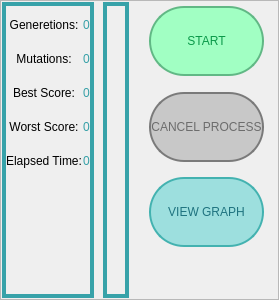
           <widget class="QFrame" name="inferior_info_frame">
            <property name="minimumSize">
             <size>
              <width>0</width>
              <height>50</height>
             </size>
            </property>
            <property name="maximumSize">
             <size>
              <width>16777215</width>
              <height>300</height>
             </size>
            </property>
            <property name="styleSheet">
             <string notr="true">image:none;</string>
            </property>
            <property name="frameShape">
             <enum>QFrame::StyledPanel</enum>
            </property>
            <property name="frameShadow">
             <enum>QFrame::Raised</enum>
            </property>
            <layout class="QHBoxLayout" name="horizontalLayout_5">
             <property name="spacing">
              <number>5</number>
             </property>
             <property name="leftMargin">
              <number>0</number>
             </property>
             <property name="topMargin">
              <number>0</number>
             </property>
             <property name="rightMargin">
              <number>0</number>
             </property>
             <property name="bottomMargin">
              <number>0</number>
             </property>
             <item>
              <widget class="QFrame" name="left_inferior_frame_lif">
               <property name="minimumSize">
                <size>
                 <width>50</width>
                 <height>50</height>
                </size>
               </property>
               <property name="maximumSize">
                <size>
                 <width>16777215</width>
                 <height>16777215</height>
                </size>
               </property>
               <property name="styleSheet">
                <string notr="true">background-color: rgba(255, 255,255,0);
</string>
               </property>
               <property name="frameShape">
                <enum>QFrame::StyledPanel</enum>
               </property>
               <property name="frameShadow">
                <enum>QFrame::Raised</enum>
               </property>
               <layout class="QHBoxLayout" name="horizontalLayout_8">
                <property name="spacing">
                 <number>9</number>
                </property>
                <property name="leftMargin">
                 <number>0</number>
                </property>
                <property name="topMargin">
                 <number>0</number>
                </property>
                <property name="rightMargin">
                 <number>0</number>
                </property>
                <property name="bottomMargin">
                 <number>0</number>
                </property>
                <item>
                 <widget class="QFrame" name="lif_container_lbl_frame">
                  <property name="maximumSize">
                   <size>
                    <width>200</width>
                    <height>16777215</height>
                   </size>
                  </property>
                  <property name="styleSheet">
                   <string notr="true">background-color: rgba(255, 255, 255,0);
border:none;</string>
                  </property>
                  <property name="frameShape">
                   <enum>QFrame::StyledPanel</enum>
                  </property>
                  <property name="frameShadow">
                   <enum>QFrame::Raised</enum>
                  </property>
                  <layout class="QHBoxLayout" name="horizontalLayout_9">
                   <property name="spacing">
                    <number>5</number>
                   </property>
                   <property name="leftMargin">
                    <number>0</number>
                   </property>
                   <property name="topMargin">
                    <number>0</number>
                   </property>
                   <property name="rightMargin">
                    <number>0</number>
                   </property>
                   <property name="bottomMargin">
                    <number>0</number>
                   </property>
                   <item>
                    <widget class="QFrame" name="lif_holder_lbl_container">
                     <property name="maximumSize">
                      <size>
                       <width>16777215</width>
                       <height>16777215</height>
                      </size>
                     </property>
                     <property name="styleSheet">
                      <string notr="true">background-color: rgba(255, 255, 255,0);
border:4px solid  rgb(55, 162, 169);</string>
                     </property>
                     <property name="frameShape">
                      <enum>QFrame::StyledPanel</enum>
                     </property>
                     <property name="frameShadow">
                      <enum>QFrame::Raised</enum>
                     </property>
                     <layout class="QGridLayout" name="gridLayout_2">
                      <property name="leftMargin">
                       <number>0</number>
                      </property>
                      <property name="topMargin">
                       <number>0</number>
                      </property>
                      <property name="rightMargin">
                       <number>0</number>
                      </property>
                      <property name="bottomMargin">
                       <number>110</number>
                      </property>
                      <property name="horizontalSpacing">
                       <number>1</number>
                      </property>
                      <property name="verticalSpacing">
                       <number>0</number>
                      </property>
                      <item row="1" column="0">
                       <widget class="QLabel" name="lbl_muts_name">
                        <property name="maximumSize">
                         <size>
                          <width>16777215</width>
                          <height>30</height>
                         </size>
                        </property>
                        <property name="styleSheet">
                         <string notr="true">color: rgb(0,0,0);
font: 12pt &quot;MS Shell Dlg 2&quot;;
border:none;
background-color: rgba(255, 255, 255, 0);</string>
                        </property>
                        <property name="text">
                         <string>Mutations:</string>
                        </property>
                        <property name="alignment">
                         <set>Qt::AlignCenter</set>
                        </property>
                       </widget>
                      </item>
                      <item row="0" column="0">
                       <widget class="QLabel" name="lbl_gens_name">
                        <property name="maximumSize">
                         <size>
                          <width>16777215</width>
                          <height>30</height>
                         </size>
                        </property>
                        <property name="styleSheet">
                         <string notr="true">color: rgb(0,0,0);
font: 12pt &quot;MS Shell Dlg 2&quot;;
background-color: rgba(255, 255, 255, 0);
border:none;</string>
                        </property>
                        <property name="text">
                         <string>Generetions:</string>
                        </property>
                        <property name="alignment">
                         <set>Qt::AlignCenter</set>
                        </property>
                       </widget>
                      </item>
                      <item row="4" column="0">
                       <widget class="QLabel" name="lbl_elapsed_time_name">
                        <property name="maximumSize">
                         <size>
                          <width>16777215</width>
                          <height>30</height>
                         </size>
                        </property>
                        <property name="styleSheet">
                         <string notr="true">font: 12pt &quot;MS Shell Dlg 2&quot;;
background-color: rgba(255, 255, 255, 0);
border:none;</string>
                        </property>
                        <property name="text">
                         <string>Elapsed Time:</string>
                        </property>
                        <property name="alignment">
                         <set>Qt::AlignCenter</set>
                        </property>
                       </widget>
                      </item>
                      <item row="3" column="1">
                       <widget class="QLabel" name="lbl_worst_score_value">
                        <property name="styleSheet">
                         <string notr="true">QLabel{
	color: rgb(54, 160, 167);
	font: 75 12pt &quot;MS Shell Dlg 2&quot;;
	border: none
}</string>
                        </property>
                        <property name="text">
                         <string>0</string>
                        </property>
                       </widget>
                      </item>
                      <item row="2" column="0">
                       <widget class="QLabel" name="lbl_best_score_name">
                        <property name="maximumSize">
                         <size>
                          <width>16777215</width>
                          <height>30</height>
                         </size>
                        </property>
                        <property name="styleSheet">
                         <string notr="true">border:none;
font: 12pt &quot;MS Shell Dlg 2&quot;;
background-color: rgba(255, 255, 255, 0);</string>
                        </property>
                        <property name="text">
                         <string>Best Score:</string>
                        </property>
                        <property name="alignment">
                         <set>Qt::AlignCenter</set>
                        </property>
                       </widget>
                      </item>
                      <item row="0" column="1">
                       <widget class="QLabel" name="lbl_gens_value">
                        <property name="styleSheet">
                         <string notr="true">QLabel{
	color: rgb(54, 160, 167);
	font: 75 12pt &quot;MS Shell Dlg 2&quot;;
	border: none
}</string>
                        </property>
                        <property name="text">
                         <string>0</string>
                        </property>
                       </widget>
                      </item>
                      <item row="4" column="1">
                       <widget class="QLabel" name="lbl_elapsed_time_value">
                        <property name="styleSheet">
                         <string notr="true">QLabel{
	color: rgb(54, 160, 167);
	font: 75 12pt &quot;MS Shell Dlg 2&quot;;
	border: none
}</string>
                        </property>
                        <property name="text">
                         <string>0</string>
                        </property>
                       </widget>
                      </item>
                      <item row="1" column="1">
                       <widget class="QLabel" name="lbl_muts_value">
                        <property name="styleSheet">
                         <string notr="true">QLabel{
	color: rgb(54, 160, 167);
	font: 75 12pt &quot;MS Shell Dlg 2&quot;;
	border: none
}</string>
                        </property>
                        <property name="text">
                         <string>0</string>
                        </property>
                       </widget>
                      </item>
                      <item row="3" column="0">
                       <widget class="QLabel" name="lbl_worst_score_name">
                        <property name="maximumSize">
                         <size>
                          <width>16777215</width>
                          <height>30</height>
                         </size>
                        </property>
                        <property name="styleSheet">
                         <string notr="true">border:none;
font: 12pt &quot;MS Shell Dlg 2&quot;;
background-color: rgba(255, 255, 255, 0);</string>
                        </property>
                        <property name="text">
                         <string>Worst Score:</string>
                        </property>
                        <property name="alignment">
                         <set>Qt::AlignCenter</set>
                        </property>
                       </widget>
                      </item>
                      <item row="2" column="1">
                       <widget class="QLabel" name="lbl_best_score_value">
                        <property name="styleSheet">
                         <string notr="true">QLabel{
	color: rgb(54, 160, 167);
	font: 75 12pt &quot;MS Shell Dlg 2&quot;;
	border: none
}</string>
                        </property>
                        <property name="text">
                         <string>0</string>
                        </property>
                       </widget>
                      </item>
                     </layout>
                    </widget>
                   </item>
                  </layout>
                 </widget>
                </item>
                <item>
                 <widget class="QFrame" name="lif_left_frame">
                  <property name="maximumSize">
                   <size>
                    <width>16777215</width>
                    <height>16777215</height>
                   </size>
                  </property>
                  <property name="styleSheet">
                   <string notr="true">background-color: rgba(255, 255, 255,0);
border:4px solid  rgb(55, 162, 169);</string>
                  </property>
                  <property name="frameShape">
                   <enum>QFrame::StyledPanel</enum>
                  </property>
                  <property name="frameShadow">
                   <enum>QFrame::Raised</enum>
                  </property>
                  <layout class="QHBoxLayout" name="horizontalLayout_15"/>
                 </widget>
                </item>
               </layout>
              </widget>
             </item>
             <item>
              <widget class="QFrame" name="right_inferior_frame_rif">
               <property name="minimumSize">
                <size>
                 <width>50</width>
                 <height>50</height>
                </size>
               </property>
               <property name="maximumSize">
                <size>
                 <width>300</width>
                 <height>16777215</height>
                </size>
               </property>
               <property name="styleSheet">
                <string notr="true">background-color: rgba(255, 255, 255, 0);</string>
               </property>
               <property name="frameShape">
                <enum>QFrame::StyledPanel</enum>
               </property>
               <property name="frameShadow">
                <enum>QFrame::Raised</enum>
               </property>
               <layout class="QVBoxLayout" name="verticalLayout_7">
                <property name="spacing">
                 <number>0</number>
                </property>
                <property name="leftMargin">
                 <number>12</number>
                </property>
                <property name="topMargin">
                 <number>0</number>
                </property>
                <property name="rightMargin">
                 <number>12</number>
                </property>
                <property name="bottomMargin">
                 <number>0</number>
                </property>
                <item>
                 <widget class="QFrame" name="rif_superior_frame">
                  <property name="whatsThis">
                   <string/>
                  </property>
                  <property name="styleSheet">
                   <string notr="true">background-color: rgba(255, 255, 255, 0);
</string>
                  </property>
                  <property name="frameShape">
                   <enum>QFrame::StyledPanel</enum>
                  </property>
                  <property name="frameShadow">
                   <enum>QFrame::Raised</enum>
                  </property>
                  <layout class="QVBoxLayout" name="verticalLayout_10">
                   <property name="spacing">
                    <number>25</number>
                   </property>
                   <property name="leftMargin">
                    <number>0</number>
                   </property>
                   <property name="topMargin">
                    <number>3</number>
                   </property>
                   <property name="rightMargin">
                    <number>0</number>
                   </property>
                   <property name="bottomMargin">
                    <number>60</number>
                   </property>
                   <item>
                    <widget class="QPushButton" name="btn_start_restart">
                     <property name="minimumSize">
                      <size>
                       <width>0</width>
                       <height>70</height>
                      </size>
                     </property>
                     <property name="cursor">
                      <cursorShape>PointingHandCursor</cursorShape>
                     </property>
                     <property name="styleSheet">
                      <string notr="true">QPushButton:hover{
	background-color: rgb(194, 255, 209);
}
QPushButton{
	
	background-color: rgb(161, 255, 195);
	color: rgb(10, 153, 73);
	font: 75 26pt &quot;MS Shell Dlg 2&quot;;
	border: 2px solid  rgb(97, 184, 133);
	border-radius: 35px;
}
</string>
                     </property>
                     <property name="text">
                      <string>START</string>
                     </property>
                    </widget>
                   </item>
                   <item>
                    <widget class="QPushButton" name="btn_cancel">
                     <property name="enabled">
                      <bool>false</bool>
                     </property>
                     <property name="minimumSize">
                      <size>
                       <width>0</width>
                       <height>70</height>
                      </size>
                     </property>
                     <property name="cursor">
                      <cursorShape>PointingHandCursor</cursorShape>
                     </property>
                     <property name="styleSheet">
                      <string notr="true">QPushButton:hover{
	background-color: rgb(255, 194, 176);
}
QPushButton{
	
	background-color: rgb(254, 175, 159);
	border: 2px solid rgb(208, 93, 93);
	color:;
	color: rgb(186, 54, 54);
	border-radius: 35px;
	font: 75 22pt &quot;MS Shell Dlg 2&quot;;
}
QPushButton:disabled{	
	background-color: rgb(200,200, 200);
	color: rgb(108, 108, 108);
	border-color: rgb(122, 122, 122);

}
</string>
                     </property>
                     <property name="text">
                      <string>CANCEL PROCESS</string>
                     </property>
                    </widget>
                   </item>
                   <item>
                    <widget class="QPushButton" name="btn_view_graph">
                     <property name="minimumSize">
                      <size>
                       <width>0</width>
                       <height>70</height>
                      </size>
                     </property>
                     <property name="cursor">
                      <cursorShape>PointingHandCursor</cursorShape>
                     </property>
                     <property name="styleSheet">
                      <string notr="true">QPushButton:hover{
	background-color: rgb(192, 219, 222);
}
QPushButton{
	
	background-color: rgb(157, 223, 222);
	color: rgb(255, 255, 255);
	border: 2px solid  rgb(67, 178, 176);
	color: rgb(31, 115, 127);
	border-radius: 35px;
	font: 75 22pt &quot;MS Shell Dlg 2&quot;;
}
</string>
                     </property>
                     <property name="text">
                      <string>VIEW GRAPH</string>
                     </property>
                    </widget>
                   </item>
                  </layout>
                  <zorder>btn_cancel</zorder>
                  <zorder>btn_view_graph</zorder>
                  <zorder>btn_start_restart</zorder>
                 </widget>
                </item>
               </layout>
              </widget>
             </item>
            </layout>
           </widget>
